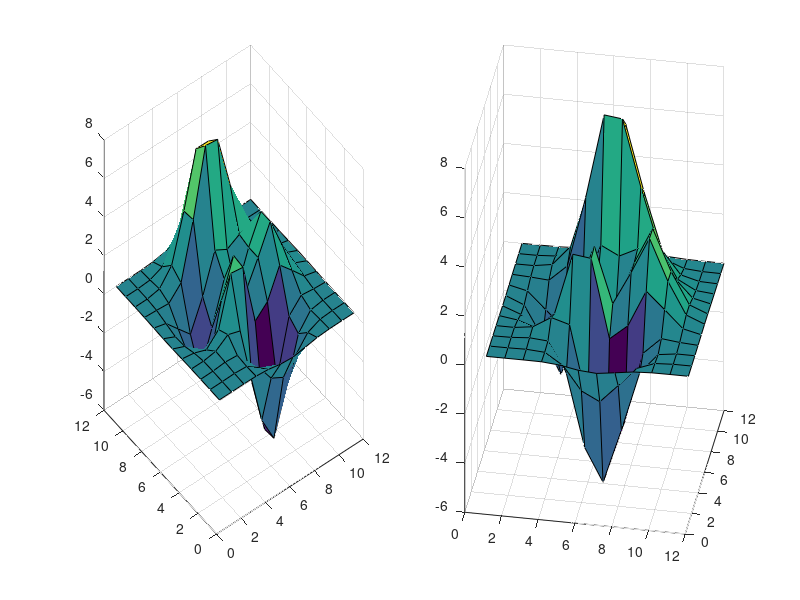

This chart was generated by the following MATLAB code: (Note: this script raises an error after producing the figure.)
%=============================================================================
% Copyright (c) 2026-present Allan CORNET (Nelson)
%=============================================================================
% This file is part of Nelson.
%=============================================================================
% LICENCE_BLOCK_BEGIN
% SPDX-License-Identifier: LGPL-3.0-or-later
% LICENCE_BLOCK_END
%=============================================================================
% <--ADV-CLI MODE-->
%=============================================================================
f = figure('Visible', 'off', 'Position', [100 100 620 460]);
ax1 = subplot(1, 2, 1, 'Parent', f);
surf(ax1, peaks(12));
view(ax1, -37.5, 30);
ax2 = subplot(1, 2, 2, 'Parent', f);
surf(ax2, peaks(12));
view(ax2, 10, 20);
drawnow();

jsondecode(__web_display_list__(f, ax2, 45, 35, false));

asserts.isequal(ax1.View, [-37.5 30]);
asserts.isequal(ax2.View, [45 35]);

close(f);
%=============================================================================
